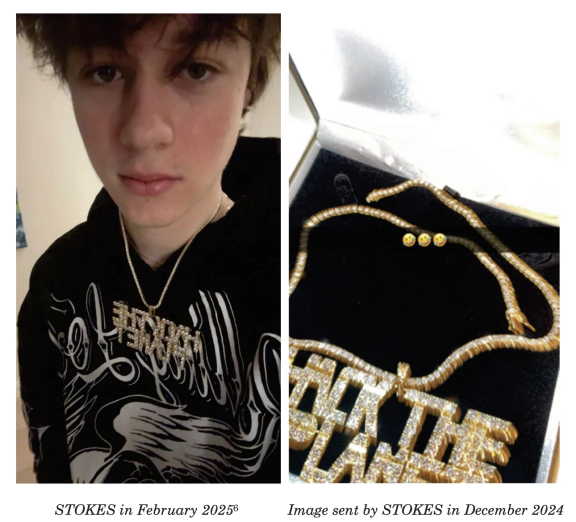
#> input picture assets/images/stokes-doj.webp, 1152 x 1043 px, found by its file name (shown at 1/2 size)
$ python chirpy_lead_image.py stokes-doj.webp
#> lines starting #> are read from the running program, lines starting #| are printed output that depends on the picture
#!/usr/bin/env python3
"""Pad and resize an image to Chirpy's lead/preview image ratio (1.91:1, default 1200x630).

Chirpy auto-crops any lead image that isn't 1200x630 / 1.91:1. This script letterboxes
the source image (adds solid-color bars on the shorter axis) instead of letting Chirpy
crop it, then resizes the padded canvas to the target dimensions.

Usage:
    python3 chirpy_lead_image.py INPUT [-o OUTPUT] [--width 1200] [--height 630]
                                  [--color black|white|#RRGGBB]

Examples:
    python3 chirpy_lead_image.py stokes-doj.webp
    python3 chirpy_lead_image.py photo.png -o photo-lead.webp --color "#1a1a1a"
"""

from __future__ import annotations

import argparse
from pathlib import Path

from PIL import Image

ColorType = tuple[int, int, int]

NAMED_COLORS: dict[str, ColorType] = {
    "black": (0, 0, 0),
    "white": (255, 255, 255),
}


def parse_color(value: str) -> ColorType:
    """Parse a named color ('black', 'white') or hex string ('#rrggbb') into an RGB tuple."""
    lowered = value.strip().lower()
    if lowered in NAMED_COLORS:
        return NAMED_COLORS[lowered]

    hex_value = lowered.lstrip("#")
    if len(hex_value) != 6:
        raise argparse.ArgumentTypeError(
            f"Invalid color '{value}'. Use 'black', 'white', or a hex code like '#1a1a1a'."
        )
    try:
        r, g, b = (int(hex_value[i : i + 2], 16) for i in (0, 2, 4))
    except ValueError as exc:
        raise argparse.ArgumentTypeError(f"Invalid hex color '{value}'.") from exc
    return (r, g, b)


def make_lead_image(
    input_path: Path,
    output_path: Path,
    target_width: int = 1200,
    target_height: int = 630,
    bg_color: ColorType = (0, 0, 0),
) -> None:
    """Letterbox `input_path` to the target aspect ratio, resize, and save to `output_path`."""
#> called with target_width = 1200, target_height = 630, bg_color = (0, 0, 0)
    image = Image.open(input_path).convert("RGB")
#> image is the input picture: PIL image 1152x1043 RGB; mean R, G, B 128.9, 121.4, 115.1
    width, height = image.size
#> width = 1152; height = 1043
    target_ratio = target_width / target_height
    current_ratio = width / height
#> current_ratio = 1.1

    if current_ratio < target_ratio:
        # Source is too narrow/tall relative to target -> pad width (left/right bars).
        new_width = round(height * target_ratio)
#> new_width = 1987
        canvas = Image.new("RGB", (new_width, height), bg_color)
#> canvas: PIL image 1987x1043 RGB; every value is 0
        offset = (new_width - width) // 2
#> offset = 417
        canvas.paste(image, (offset, 0))
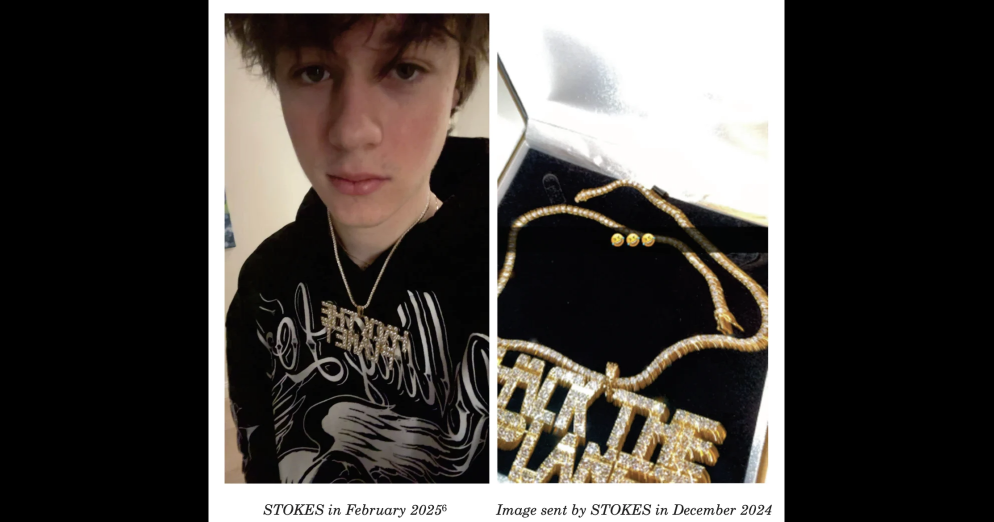
#> canvas: PIL image 1987x1043 RGB (shown at 1/2 size); mean R, G, B 74.7, 70.4, 66.7
    elif current_ratio > target_ratio:
        # Source is too wide/short relative to target -> pad height (top/bottom bars).
        new_height = round(width / target_ratio)
        canvas = Image.new("RGB", (width, new_height), bg_color)
        offset = (new_height - height) // 2
        canvas.paste(image, (0, offset))
    else:
        canvas = image

    canvas = canvas.resize((target_width, target_height), Image.LANCZOS)
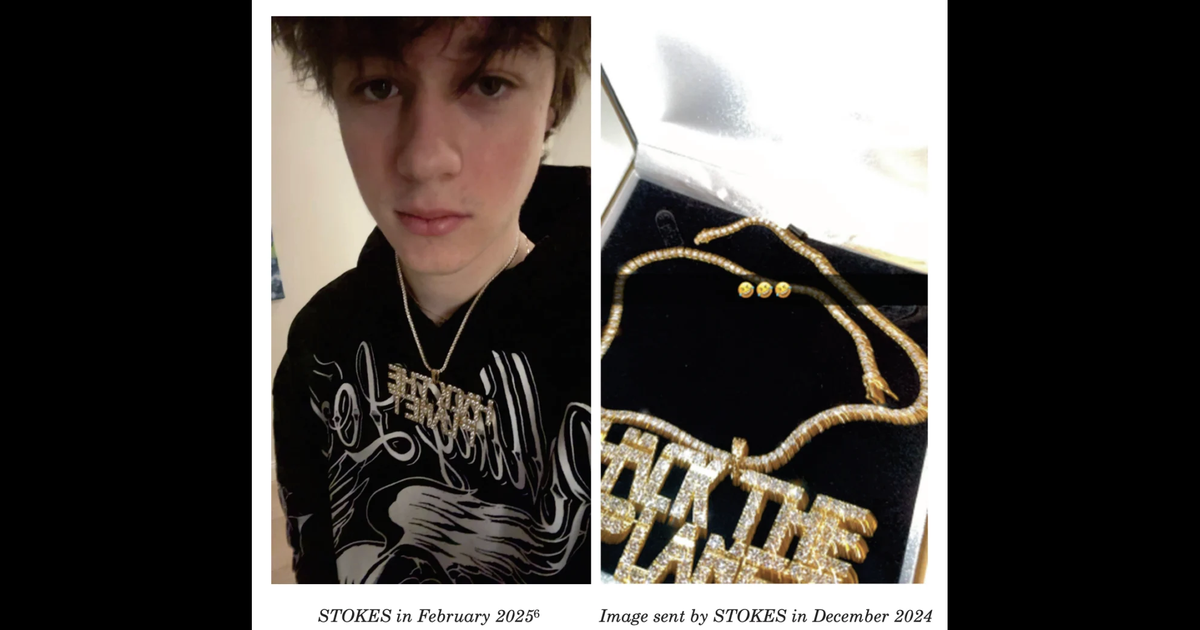
#> canvas: PIL image 1200x630 RGB; mean R, G, B 74.7, 70.3, 66.7
    output_path.parent.mkdir(parents=True, exist_ok=True)
    canvas.save(output_path, quality=90)


def build_arg_parser() -> argparse.ArgumentParser:
    """Build the CLI argument parser."""
    parser = argparse.ArgumentParser(description=__doc__, formatter_class=argparse.RawDescriptionHelpFormatter)
    parser.add_argument("input", type=Path, help="Path to the source image.")
    parser.add_argument(
        "-o",
        "--output",
        type=Path,
        default=None,
        help="Output path. Defaults to '<input-stem>-lead<input-suffix>' next to the input.",
    )
    parser.add_argument("--width", type=int, default=1200, help="Target width (default: 1200).")
    parser.add_argument("--height", type=int, default=630, help="Target height (default: 630).")
    parser.add_argument(
        "--color",
        type=parse_color,
        default=(0, 0, 0),
        help="Letterbox color: 'black', 'white', or a hex code like '#1a1a1a' (default: black).",
    )
    return parser


def main() -> None:
    """Entry point for CLI usage."""
    parser = build_arg_parser()
    args = parser.parse_args()

    output_path: Path = args.output or args.input.with_name(f"{args.input.stem}-lead{args.input.suffix}")

    make_lead_image(
        input_path=args.input,
        output_path=output_path,
        target_width=args.width,
        target_height=args.height,
        bg_color=args.color,
    )
    print(f"Saved {output_path} ({args.width}x{args.height})")


if __name__ == "__main__":
    main()

$ run again, with assets/images/ai-hospital-outside.webp copied over assets/images/stokes-doj.webp
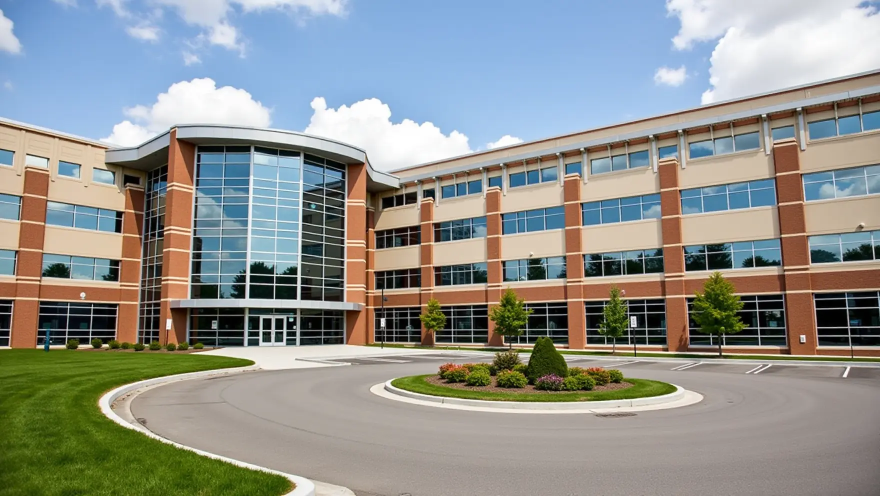
#> input picture assets/images/ai-hospital-outside.webp, 1760 x 992 px, found by its file name (shown at 1/2 size)
#> in make_lead_image, image is the input picture: PIL image 1760x992 RGB; mean R, G, B 143.8, 146.5, 141.8
#> in make_lead_image, `canvas.paste(image, (offset, 0))`:
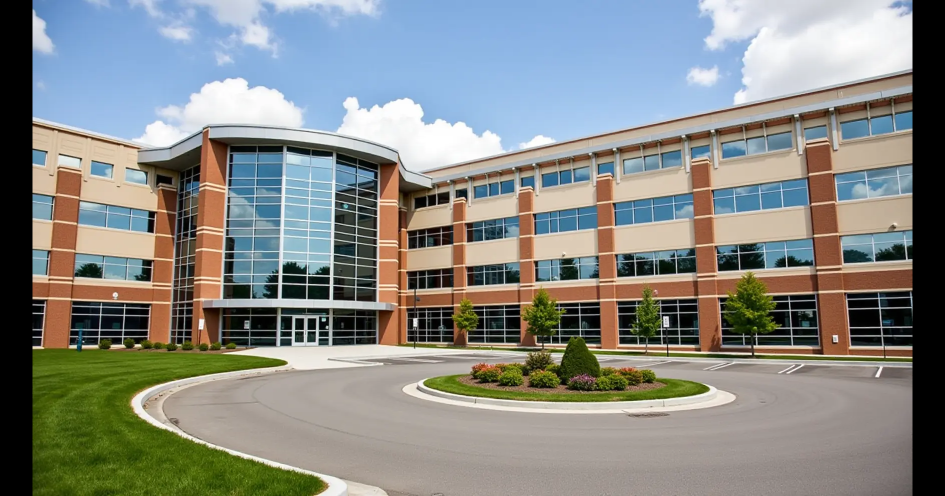
#> canvas: PIL image 1890x992 RGB (shown at 1/2 size); mean R, G, B 133.9, 136.4, 132.1
#> in make_lead_image, `canvas = canvas.resize((target_width, target_height), Image.LANCZOS)`:
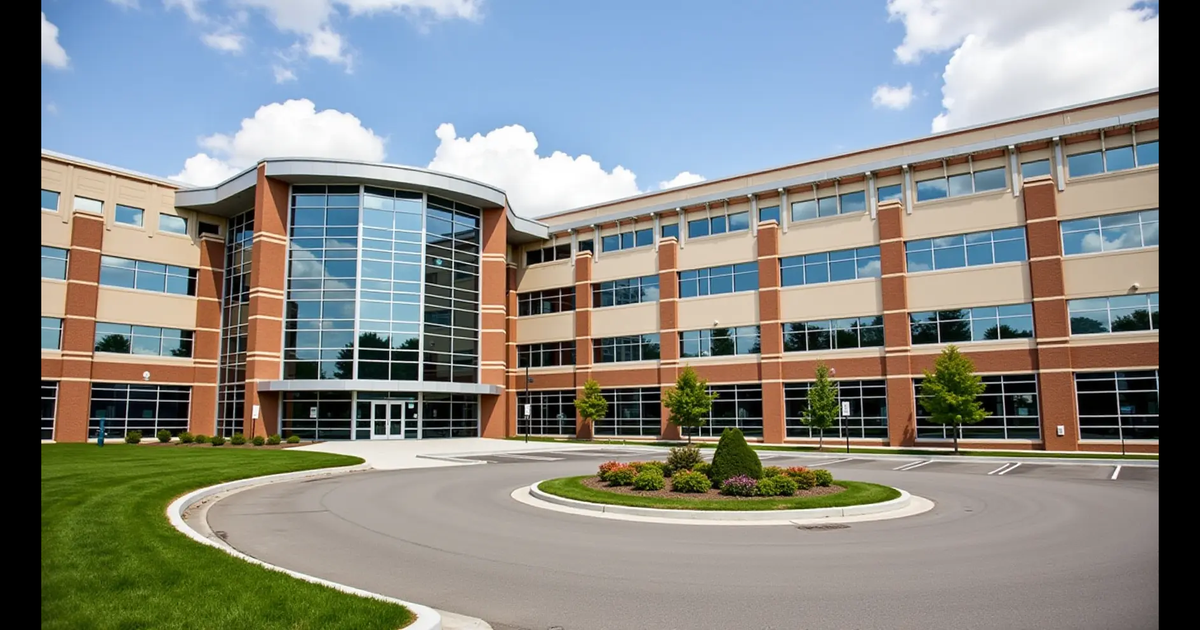
#> canvas: PIL image 1200x630 RGB; mean R, G, B 133.9, 136.5, 132.1
